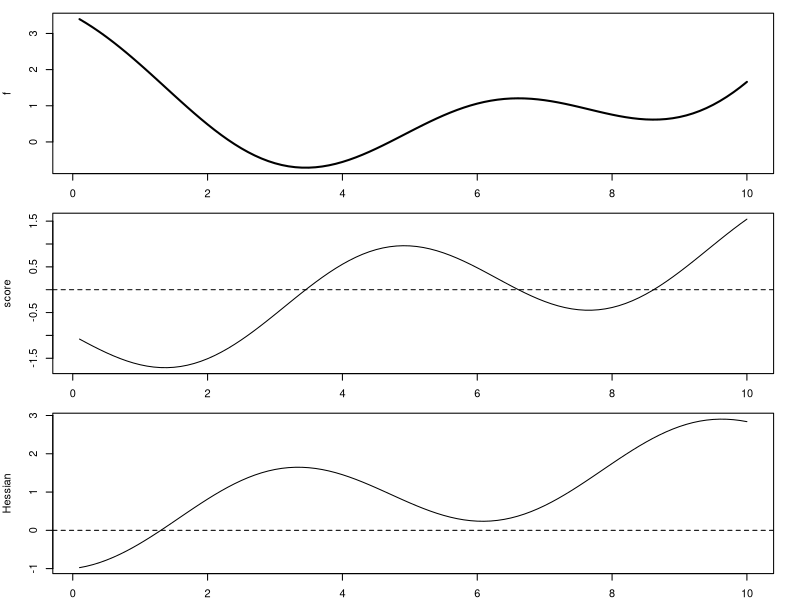
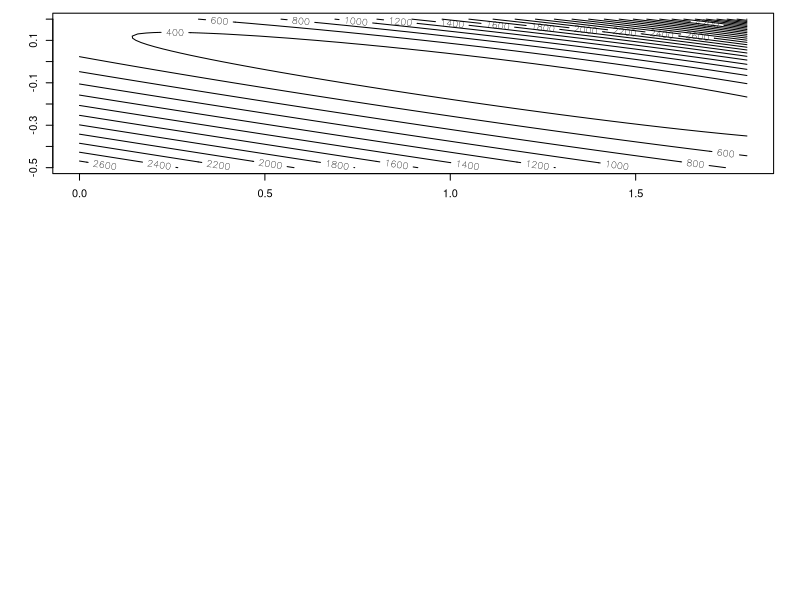
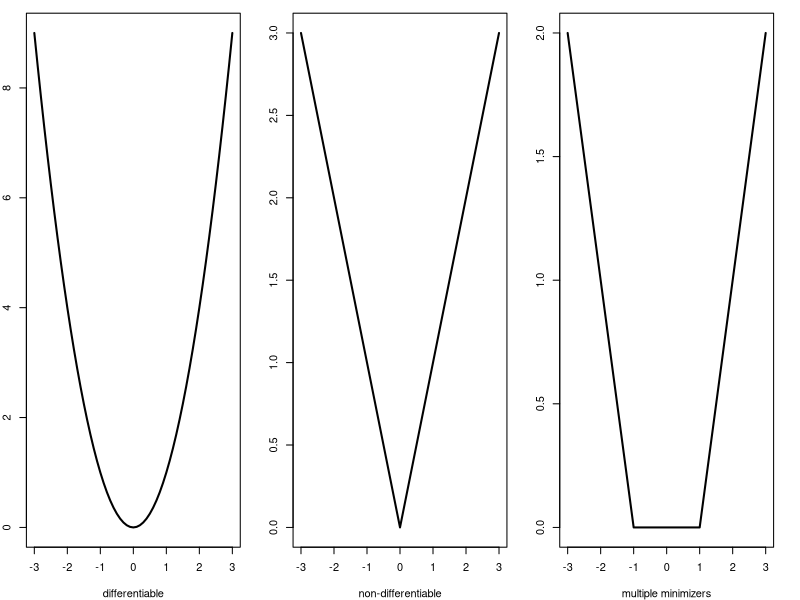

The R source for these figures, in order:
## ---- chunk 1
library(magrittr)
## ---- chunk 2
f <- function(x) 0.1 * (x - 5)^2 + cos(x) # criterion
s <- function(x) 0.2 * (x - 5) - sin(x) # gradient
h <- function(x) 0.2 * x - cos(x) # Hessian

# plot
par(mfrow = c(3, 1))
par(mar = c(2, 4, 1, 2))

x_base <- seq(0.1, 10, by = 0.1)
plot(y = f(x_base), x = x_base, type = "l", lwd = 2, ylab = "f")
plot(y = s(x_base), x = x_base, type = "l", ylab = "score")
abline(h = 0, lty = 2)
plot(y = h(x_base), x = x_base, type = "l", ylab = "Hessian")
abline(h = 0, lty = 2)
## ---- chunk 3
# Newton's method
Newton <- function(x) {
  x - s(x) / h(x)
} # update formula

x_init <- 6 # can experiment with various initial values

gap <- 1
epsilon <- 0.0001 # tolerance
while (gap > epsilon) {
  x_new <- Newton(x_init) %>% print()
  gap <- abs(x_init - x_new)
  x_init <- x_new
}
## ---- chunk 4
# Poisson likelihood
poisson.loglik <- function(b) {
  b <- as.matrix(b)
  lambda <- exp(X %*% b)
  ell <- -sum(-lambda + y * log(lambda))
  return(ell)
}
## ---- chunk 5
# implement both BFGS and Nelder-Mead for comparison.

library(AER)

## prepare the data
data("RecreationDemand")
y <- RecreationDemand$trips
X <- with(RecreationDemand, cbind(1, income))

## estimation
b.init <- c(0, 1) # initial value
b.hat <- optimx::optimx(b.init, poisson.loglik,
  method = c("BFGS", "Nelder-Mead"),
  control = list(
    reltol = 1e-7,
    abstol = 1e-7
  )
)
print(b.hat)
## ---- chunk 6
x.grid <- seq(0, 1.8, 0.02)
x.length <- length(x.grid)
y.grid <- seq(-.5, .2, 0.01)
y.length <- length(y.grid)

z.contour <- matrix(0, nrow = x.length, ncol = y.length)

for (i in 1:x.length) {
  for (j in 1:y.length) {
    z.contour[i, j] <- poisson.loglik(c(x.grid[i], y.grid[j]))
  }
}

contour(x.grid, y.grid, z.contour, 20)
## ---- chunk 7

## optimization with NLoptr

opts <- list(
  "algorithm" = "NLOPT_LN_NELDERMEAD",
  "xtol_rel" = 1.0e-7,
  maxeval = 500
)

res_NM <- nloptr::nloptr(
  x0 = b.init,
  eval_f = poisson.loglik,
  opts = opts
)
print(res_NM)

# "SLSQP" is indeed the BFGS algorithm in NLopt,
# though "BFGS" doesn't appear in the name
opts <- list("algorithm" = "NLOPT_LD_SLSQP", "xtol_rel" = 1.0e-7)
## ---- chunk 8
poisson.loglik.grad <- function(b) {
  b <- as.matrix(b)
  lambda <- exp(X %*% b)
  ell <- -colSums(-as.vector(lambda) * X + y * X)
  return(ell)
}
## ---- chunk 9
# check the numerical gradient and the analytical gradient
b <- c(0, .5)
numDeriv::grad(poisson.loglik, b)
poisson.loglik.grad(b)
## ---- chunk 10
res_BFGS <- nloptr::nloptr(
  x0 = b.init,
  eval_f = poisson.loglik,
  eval_grad_f = poisson.loglik.grad,
  opts = opts
)
print(res_BFGS)
## ---- chunk 11
f1 <- function(x) x^2
f2 <- function(x) abs(x)
f3 <- function(x) (-x - 1) * (x <= -1) + (x - 1) * (x >= 1)

par(mfrow = c(1, 3))
par(mar = c(4, 2, 1, 2))

x_base <- seq(-3, 3, by = 0.1)
plot(y = f1(x_base), x = x_base, type = "l", lwd = 2, xlab = "differentiable")
plot(y = f2(x_base), x = x_base, type = "l", lwd = 2, xlab = "non-differentiable")
plot(y = f3(x_base), x = x_base, type = "l", lwd = 2, xlab = "multiple minimizers")
## ---- chunk 12
innerloop <- function(b, y, X, Z, tau) {
  n <- nrow(Z)
  m <- ncol(Z)

  # Generate moment condition
  H <- MomentMatrix(y, X, Z, b)

  # Initialize the mosek problem
  Prob <- list(sense = "max")

  # Prob$dparam$intpnt_nl_tol_rel_gap <- 1e-5;
  Prob$dparam <- list(INTPNT_CO_TOL_REL_GAP = 1e-5)

  # Linear coefficients of the objective
  Prob$c <- c(rep(0, n), rep(1, n), rep(0, n))

  # Linear constraints
  H_tilde <- Matrix(rbind(rep(1, n), H), sparse = TRUE)
  A <-
    rbind(
      cbind(H_tilde, Matrix(0, m + 1, 2 * n, sparse = TRUE)),
      cbind(Matrix(0, n, 2 * n, sparse = TRUE), Diagonal(n))
    )
  Prob$A <- A
  Prob$bc <-
    rbind(c(1, rep(-tau, m), rep(1, n)), c(1, rep(tau, m), rep(1, n)))
  Prob$bx <- rbind(
    c(rep(0, n), rep(-Inf, n), rep(1, n)),
    c(rep(1, n), rep(0, n), rep(1, n))
  )

  # Exponential Cones
  NUMCONES <- n
  Prob$cones <- matrix(list(), nrow = 2, ncol = NUMCONES)
  rownames(Prob$cones) <- c("type", "sub")
  for (i in 1:n) {
    Prob$cones[, i] <- list("PEXP", c(i, 2 * n + i, n + i))
  }

  # Invoke Mosek
  mosek.out <- mosek(Prob, opts = list(verbose = 0, soldetail = 1))

  if (mosek.out$sol$itr$solsta == "OPTIMAL") {
    # Since the default of NLOPTR is to do minimization, need to set it as negative
    return(-mosek.out$sol$itr$pobjval)
  } else {
    warning("WARNING: Inner loop not optimized")
    return(Inf)
  }
}
## ---- chunk 13

innerloop.cvxr <- function(b, y = NULL, X = NULL, Z = NULL, tau = NULL){
  
  n <- nrow(Z)
  m <- ncol(Z)
  
  H <- MomentMatrix(y, X, Z, b)
  
  p = Variable(n)
  constr = list(sum(p) == 1,
                p >= 0,
                p <= 1,
                H %*% p >= -tau,
                H %*% p <= tau)
  
  obj = sum(log(p))
  obj = Maximize(obj)
  
  Prob = Problem(obj, constr)
  cvxr.out = solve(Prob)
  
  if (cvxr.out$status == "optimal") {
    return(-cvxr.out$value)
  } else{
    warning("WARNING: Inner loop not optimized")
    return(Inf)
  }
}
